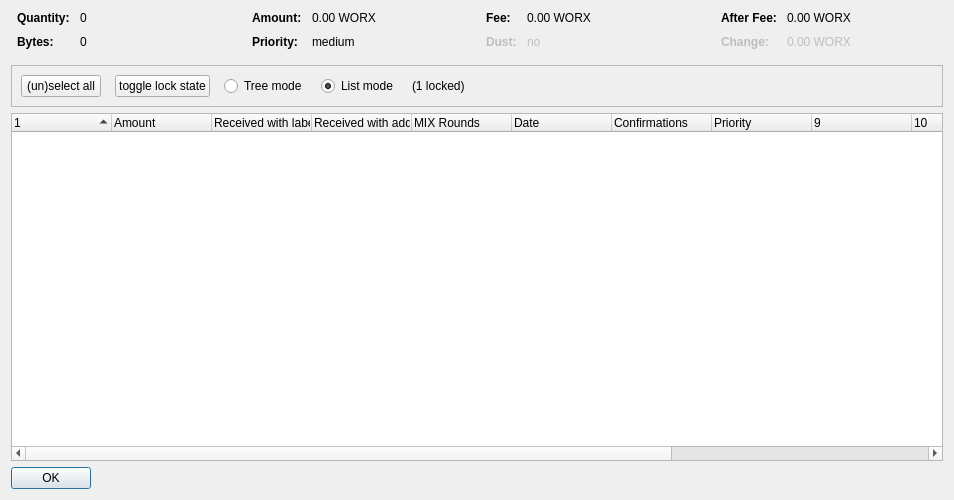
<?xml version="1.0" encoding="UTF-8"?>
<ui version="4.0">
 <class>CoinControlDialog</class>
 <widget class="QDialog" name="CoinControlDialog">
  <property name="geometry">
   <rect>
    <x>0</x>
    <y>0</y>
    <width>954</width>
    <height>500</height>
   </rect>
  </property>
  <property name="windowTitle">
   <string>Coin Selection</string>
  </property>
  <layout class="QVBoxLayout" name="verticalLayout">
   <item>
    <layout class="QHBoxLayout" name="horizontalLayoutTop" stretch="0,0,0,0">
     <property name="topMargin">
      <number>0</number>
     </property>
     <property name="bottomMargin">
      <number>10</number>
     </property>
     <item>
      <layout class="QFormLayout" name="formLayoutCoinControl1">
       <property name="horizontalSpacing">
        <number>10</number>
       </property>
       <property name="verticalSpacing">
        <number>10</number>
       </property>
       <property name="leftMargin">
        <number>6</number>
       </property>
       <property name="rightMargin">
        <number>6</number>
       </property>
       <item row="0" column="0">
        <widget class="QLabel" name="labelCoinControlQuantityText">
         <property name="font">
          <font>
           <weight>75</weight>
           <bold>true</bold>
          </font>
         </property>
         <property name="text">
          <string>Quantity:</string>
         </property>
        </widget>
       </item>
       <item row="0" column="1">
        <widget class="QLabel" name="labelCoinControlQuantity">
         <property name="cursor">
          <cursorShape>IBeamCursor</cursorShape>
         </property>
         <property name="contextMenuPolicy">
          <enum>Qt::ActionsContextMenu</enum>
         </property>
         <property name="text">
          <string notr="true">0</string>
         </property>
         <property name="textInteractionFlags">
          <set>Qt::LinksAccessibleByMouse|Qt::TextSelectableByKeyboard|Qt::TextSelectableByMouse</set>
         </property>
        </widget>
       </item>
       <item row="1" column="0">
        <widget class="QLabel" name="labelCoinControlBytesText">
         <property name="font">
          <font>
           <weight>75</weight>
           <bold>true</bold>
          </font>
         </property>
         <property name="text">
          <string>Bytes:</string>
         </property>
        </widget>
       </item>
       <item row="1" column="1">
        <widget class="QLabel" name="labelCoinControlBytes">
         <property name="cursor">
          <cursorShape>IBeamCursor</cursorShape>
         </property>
         <property name="contextMenuPolicy">
          <enum>Qt::ActionsContextMenu</enum>
         </property>
         <property name="text">
          <string notr="true">0</string>
         </property>
         <property name="textInteractionFlags">
          <set>Qt::LinksAccessibleByMouse|Qt::TextSelectableByKeyboard|Qt::TextSelectableByMouse</set>
         </property>
        </widget>
       </item>
      </layout>
     </item>
     <item>
      <layout class="QFormLayout" name="formLayoutCoinControl2">
       <property name="horizontalSpacing">
        <number>10</number>
       </property>
       <property name="verticalSpacing">
        <number>10</number>
       </property>
       <property name="leftMargin">
        <number>6</number>
       </property>
       <property name="rightMargin">
        <number>6</number>
       </property>
       <item row="0" column="0">
        <widget class="QLabel" name="labelCoinControlAmountText">
         <property name="font">
          <font>
           <weight>75</weight>
           <bold>true</bold>
          </font>
         </property>
         <property name="text">
          <string>Amount:</string>
         </property>
        </widget>
       </item>
       <item row="0" column="1">
        <widget class="QLabel" name="labelCoinControlAmount">
         <property name="cursor">
          <cursorShape>IBeamCursor</cursorShape>
         </property>
         <property name="contextMenuPolicy">
          <enum>Qt::ActionsContextMenu</enum>
         </property>
         <property name="text">
          <string notr="true">0.00 WORX</string>
         </property>
         <property name="textInteractionFlags">
          <set>Qt::LinksAccessibleByMouse|Qt::TextSelectableByKeyboard|Qt::TextSelectableByMouse</set>
         </property>
        </widget>
       </item>
       <item row="1" column="0">
        <widget class="QLabel" name="labelCoinControlPriorityText">
         <property name="font">
          <font>
           <weight>75</weight>
           <bold>true</bold>
          </font>
         </property>
         <property name="text">
          <string>Priority:</string>
         </property>
        </widget>
       </item>
       <item row="1" column="1">
        <widget class="QLabel" name="labelCoinControlPriority">
         <property name="cursor">
          <cursorShape>IBeamCursor</cursorShape>
         </property>
         <property name="contextMenuPolicy">
          <enum>Qt::ActionsContextMenu</enum>
         </property>
         <property name="text">
          <string>medium</string>
         </property>
         <property name="textInteractionFlags">
          <set>Qt::LinksAccessibleByMouse|Qt::TextSelectableByKeyboard|Qt::TextSelectableByMouse</set>
         </property>
        </widget>
       </item>
      </layout>
     </item>
     <item>
      <layout class="QFormLayout" name="formLayoutCoinControl3">
       <property name="horizontalSpacing">
        <number>10</number>
       </property>
       <property name="verticalSpacing">
        <number>10</number>
       </property>
       <property name="leftMargin">
        <number>6</number>
       </property>
       <property name="rightMargin">
        <number>6</number>
       </property>
       <item row="0" column="0">
        <widget class="QLabel" name="labelCoinControlFeeText">
         <property name="font">
          <font>
           <weight>75</weight>
           <bold>true</bold>
          </font>
         </property>
         <property name="text">
          <string>Fee:</string>
         </property>
        </widget>
       </item>
       <item row="0" column="1">
        <widget class="QLabel" name="labelCoinControlFee">
         <property name="cursor">
          <cursorShape>IBeamCursor</cursorShape>
         </property>
         <property name="contextMenuPolicy">
          <enum>Qt::ActionsContextMenu</enum>
         </property>
         <property name="text">
          <string notr="true">0.00 WORX</string>
         </property>
         <property name="textInteractionFlags">
          <set>Qt::LinksAccessibleByMouse|Qt::TextSelectableByKeyboard|Qt::TextSelectableByMouse</set>
         </property>
        </widget>
       </item>
       <item row="1" column="0">
        <widget class="QLabel" name="labelCoinControlLowOutputText">
         <property name="enabled">
          <bool>false</bool>
         </property>
         <property name="font">
          <font>
           <weight>75</weight>
           <bold>true</bold>
          </font>
         </property>
         <property name="text">
          <string>Dust:</string>
         </property>
        </widget>
       </item>
       <item row="1" column="1">
        <widget class="QLabel" name="labelCoinControlLowOutput">
         <property name="enabled">
          <bool>false</bool>
         </property>
         <property name="cursor">
          <cursorShape>IBeamCursor</cursorShape>
         </property>
         <property name="contextMenuPolicy">
          <enum>Qt::ActionsContextMenu</enum>
         </property>
         <property name="text">
          <string>no</string>
         </property>
         <property name="textInteractionFlags">
          <set>Qt::LinksAccessibleByMouse|Qt::TextSelectableByKeyboard|Qt::TextSelectableByMouse</set>
         </property>
        </widget>
       </item>
      </layout>
     </item>
     <item>
      <layout class="QFormLayout" name="formLayoutCoinControl4">
       <property name="horizontalSpacing">
        <number>10</number>
       </property>
       <property name="verticalSpacing">
        <number>10</number>
       </property>
       <property name="leftMargin">
        <number>6</number>
       </property>
       <property name="rightMargin">
        <number>6</number>
       </property>
       <item row="0" column="0">
        <widget class="QLabel" name="labelCoinControlAfterFeeText">
         <property name="font">
          <font>
           <weight>75</weight>
           <bold>true</bold>
          </font>
         </property>
         <property name="text">
          <string>After Fee:</string>
         </property>
        </widget>
       </item>
       <item row="0" column="1">
        <widget class="QLabel" name="labelCoinControlAfterFee">
         <property name="cursor">
          <cursorShape>IBeamCursor</cursorShape>
         </property>
         <property name="contextMenuPolicy">
          <enum>Qt::ActionsContextMenu</enum>
         </property>
         <property name="text">
          <string notr="true">0.00 WORX</string>
         </property>
         <property name="textInteractionFlags">
          <set>Qt::LinksAccessibleByMouse|Qt::TextSelectableByKeyboard|Qt::TextSelectableByMouse</set>
         </property>
        </widget>
       </item>
       <item row="1" column="0">
        <widget class="QLabel" name="labelCoinControlChangeText">
         <property name="enabled">
          <bool>false</bool>
         </property>
         <property name="font">
          <font>
           <weight>75</weight>
           <bold>true</bold>
          </font>
         </property>
         <property name="text">
          <string>Change:</string>
         </property>
        </widget>
       </item>
       <item row="1" column="1">
        <widget class="QLabel" name="labelCoinControlChange">
         <property name="enabled">
          <bool>false</bool>
         </property>
         <property name="cursor">
          <cursorShape>IBeamCursor</cursorShape>
         </property>
         <property name="contextMenuPolicy">
          <enum>Qt::ActionsContextMenu</enum>
         </property>
         <property name="text">
          <string notr="true">0.00 WORX</string>
         </property>
         <property name="textInteractionFlags">
          <set>Qt::LinksAccessibleByMouse|Qt::TextSelectableByKeyboard|Qt::TextSelectableByMouse</set>
         </property>
        </widget>
       </item>
      </layout>
     </item>
    </layout>
   </item>
   <item>
    <widget class="QFrame" name="frame">
     <property name="minimumSize">
      <size>
       <width>0</width>
       <height>40</height>
      </size>
     </property>
     <property name="frameShape">
      <enum>QFrame::StyledPanel</enum>
     </property>
     <property name="frameShadow">
      <enum>QFrame::Sunken</enum>
     </property>
     <layout class="QHBoxLayout" name="horizontalLayout">
      <item>
       <layout class="QHBoxLayout" name="horizontalLayoutPanel" stretch="0,0,0,0,0,0">
        <property name="spacing">
         <number>14</number>
        </property>
        <item>
         <widget class="QPushButton" name="pushButtonSelectAll">
          <property name="sizePolicy">
           <sizepolicy hsizetype="Maximum" vsizetype="Fixed">
            <horstretch>0</horstretch>
            <verstretch>0</verstretch>
           </sizepolicy>
          </property>
          <property name="text">
           <string>(un)select all</string>
          </property>
          <property name="autoDefault">
           <bool>false</bool>
          </property>
         </widget>
        </item>
        <item>
         <widget class="QPushButton" name="pushButtonToggleLock">
          <property name="sizePolicy">
           <sizepolicy hsizetype="Maximum" vsizetype="Fixed">
            <horstretch>0</horstretch>
            <verstretch>0</verstretch>
           </sizepolicy>
          </property>
          <property name="text">
           <string>toggle lock state</string>
          </property>
          <property name="autoDefault">
           <bool>false</bool>
          </property>
         </widget>
        </item>
        <item>
         <widget class="QRadioButton" name="radioTreeMode">
          <property name="sizePolicy">
           <sizepolicy hsizetype="Maximum" vsizetype="Fixed">
            <horstretch>0</horstretch>
            <verstretch>0</verstretch>
           </sizepolicy>
          </property>
          <property name="text">
           <string>Tree mode</string>
          </property>
         </widget>
        </item>
        <item>
         <widget class="QRadioButton" name="radioListMode">
          <property name="sizePolicy">
           <sizepolicy hsizetype="Maximum" vsizetype="Fixed">
            <horstretch>0</horstretch>
            <verstretch>0</verstretch>
           </sizepolicy>
          </property>
          <property name="text">
           <string>List mode</string>
          </property>
          <property name="checked">
           <bool>true</bool>
          </property>
         </widget>
        </item>
        <item>
         <widget class="QLabel" name="labelLocked">
          <property name="text">
           <string>(1 locked)</string>
          </property>
         </widget>
        </item>
        <item>
         <spacer name="horizontalSpacer">
          <property name="orientation">
           <enum>Qt::Horizontal</enum>
          </property>
          <property name="sizeHint" stdset="0">
           <size>
            <width>40</width>
            <height>20</height>
           </size>
          </property>
         </spacer>
        </item>
       </layout>
      </item>
     </layout>
    </widget>
   </item>
   <item>
    <widget class="CoinControlTreeWidget" name="treeWidget">
     <property name="contextMenuPolicy">
      <enum>Qt::CustomContextMenu</enum>
     </property>
     <property name="sortingEnabled">
      <bool>false</bool>
     </property>
     <property name="columnCount">
      <number>13</number>
     </property>
     <attribute name="headerShowSortIndicator" stdset="0">
      <bool>true</bool>
     </attribute>
     <attribute name="headerStretchLastSection">
      <bool>false</bool>
     </attribute>
     <column>
      <property name="text">
       <string/>
      </property>
     </column>
     <column>
      <property name="text">
       <string>Amount</string>
      </property>
     </column>
     <column>
      <property name="text">
       <string>Received with label</string>
      </property>
     </column>
     <column>
      <property name="text">
       <string>Received with address</string>
      </property>
     </column>
     <column>
      <property name="text">
       <string>MIX Rounds</string>
      </property>
     </column>
     <column>
      <property name="text">
       <string>Date</string>
      </property>
     </column>
     <column>
      <property name="text">
       <string>Confirmations</string>
      </property>
      <property name="toolTip">
       <string>Confirmed</string>
      </property>
     </column>
     <column>
      <property name="text">
       <string>Priority</string>
      </property>
     </column>
     <column>
      <property name="text">
       <string/>
      </property>
     </column>
     <column>
      <property name="text">
       <string/>
      </property>
     </column>
     <column>
      <property name="text">
       <string/>
      </property>
     </column>
     <column>
      <property name="text">
       <string/>
      </property>
     </column>
     <column>
      <property name="text">
       <string/>
      </property>
     </column>
    </widget>
   </item>
   <item>
    <widget class="QDialogButtonBox" name="buttonBox">
     <property name="sizePolicy">
      <sizepolicy hsizetype="Maximum" vsizetype="Fixed">
       <horstretch>0</horstretch>
       <verstretch>0</verstretch>
      </sizepolicy>
     </property>
     <property name="orientation">
      <enum>Qt::Horizontal</enum>
     </property>
     <property name="standardButtons">
      <set>QDialogButtonBox::Ok</set>
     </property>
    </widget>
   </item>
  </layout>
 </widget>
 <customwidgets>
  <customwidget>
   <class>CoinControlTreeWidget</class>
   <extends>QTreeWidget</extends>
   <header>coincontroltreewidget.h</header>
  </customwidget>
 </customwidgets>
 <resources/>
 <connections/>
</ui>
